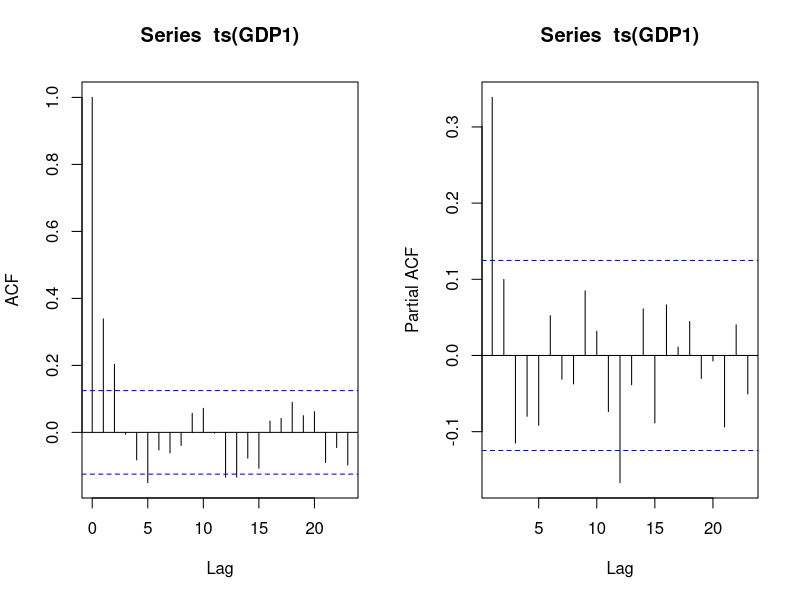
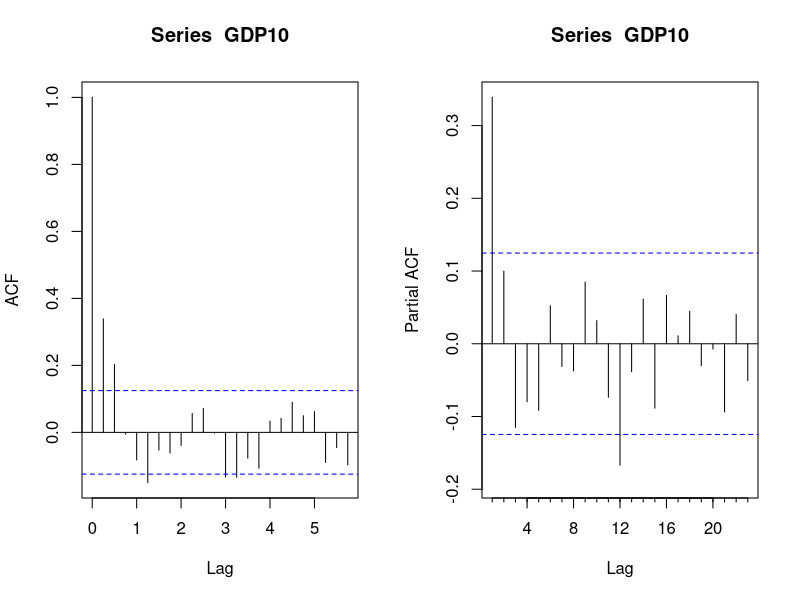
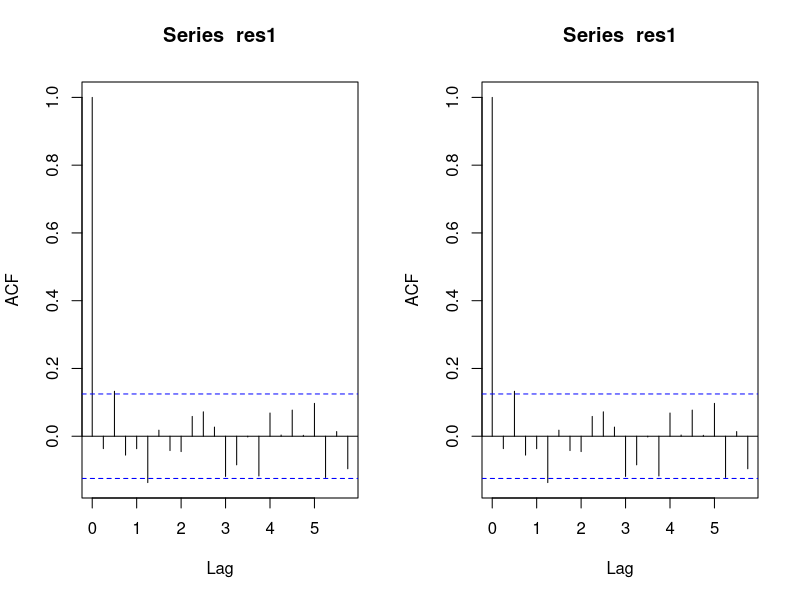
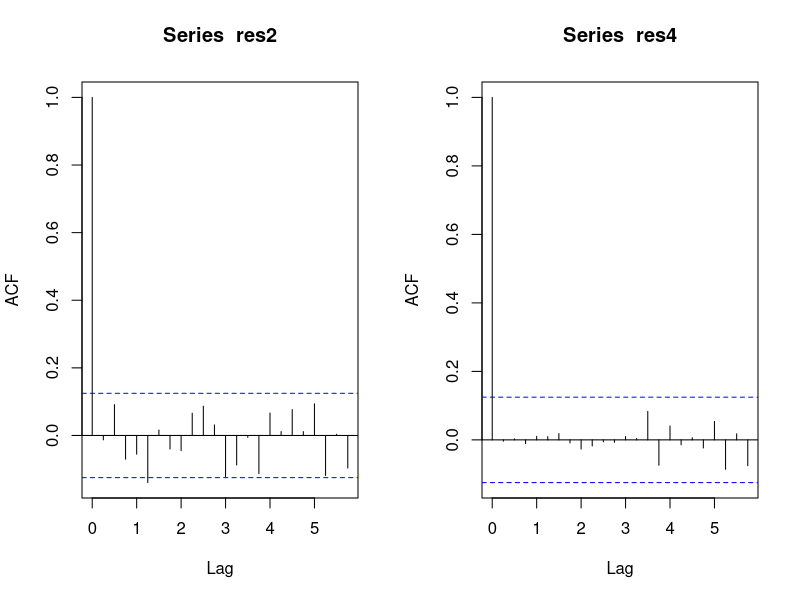
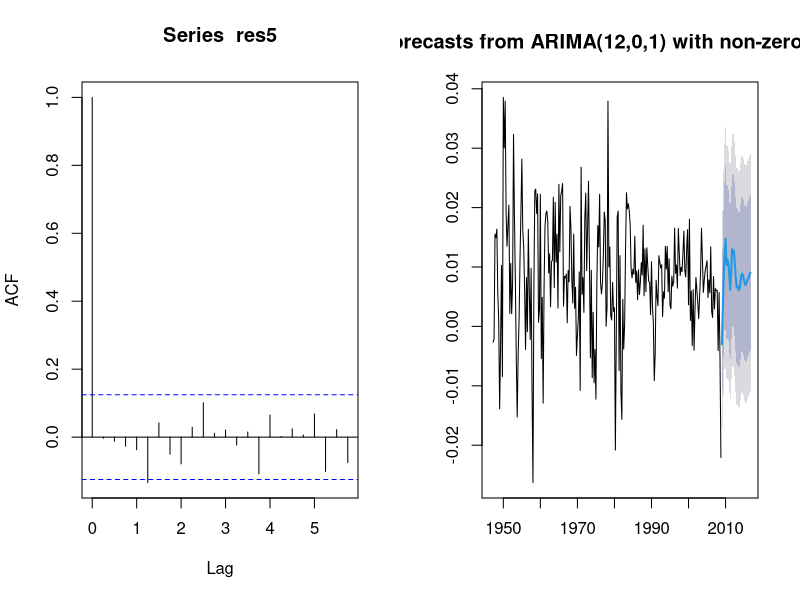
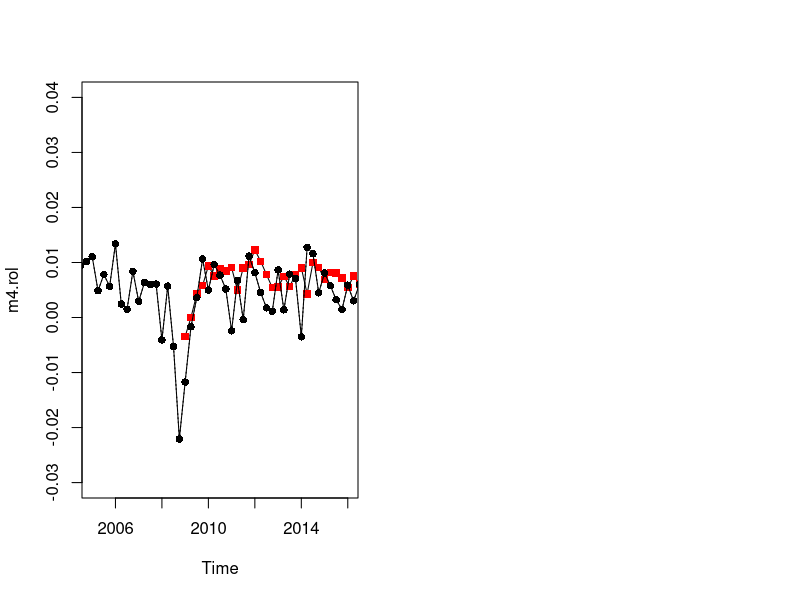

Here is the R script that generated these plots, in order:
## ---- chunk 1
knitr::opts_chunk$set(echo = TRUE)
## ---- chunk 2
library(forecast)
library(tseries)
library(lmtest) #coeffs are stat sig or not
library(zoo)

## ---- chunk 3
setwd("/Users/gaurivaidya/Desktop/Whitman/Sem3/Time series/Rcw/gdpf")
Data <- read.csv("GDPC11.csv")
y <- ts(Data$GDPC1, start = c(1947,1), frequency =4)
length(y)

GDP <- ts(diff(log(y), lag=1), start = c(1947,2), frequency =4)
length(GDP)
## ---- chunk 4
GDP1 <- window(GDP, end=c(2008,4))
length(GDP1)

## ---- chunk 5
GDP2 <- window(GDP, start=c(2009,1))
H <- length(GDP2)
H
## ---- chunk 6
par(mfrow=c(1,2))
acf(ts(GDP1))
pacf(ts(GDP1))
## ---- chunk 7
GDP10 <- ts(GDP1, start = c(1947,2), end = c(2008,4), frequency=4)
acf(GDP10)
Pacf(GDP10)
## ---- chunk 8
m1 <- Arima(GDP1, order=c(1,0,0),include.mean = TRUE)
m1

## ---- chunk 9
res1 <- m1$residuals
acf(res1)
adf.test(res1)
## ---- chunk 10
res1 <- m1$residuals
acf(res1)
adf.test(res1)
Box.test(res1, lag=8, type = "Ljung-Box")
Box.test(res1, lag=16, type = "Ljung-Box")
Box.test(res1, lag=32, type = "Ljung-Box")
coeftest(m1)
## ---- chunk 11
m2 <- Arima(GDP1, order=c(1,0,1),include.mean = TRUE)
m2
## ---- chunk 12
res2 <- m2$residuals
acf(res2)
## ---- chunk 13
adf.test(res2)
## ---- chunk 14
Box.test(res2, lag=8, type = "Ljung-Box")
Box.test(res2, lag=16, type = "Ljung-Box")
Box.test(res2, lag=32, type = "Ljung-Box")
coeftest(m2)
## ---- chunk 15
m4 <- Arima(GDP1, order=c(12,0,1),include.mean = TRUE)
fixed = c(NA,0,0,0,0,0,0,0,0,0,NA,NA,NA)
m4
res4 <- m4$residuals
acf(res4)
adf.test(res4)
Box.test(res4, lag=8, type = "Ljung-Box")
Box.test(res4, lag=16, type = "Ljung-Box")
Box.test(res4, lag=32, type = "Ljung-Box")
coeftest(m4)
## ---- chunk 16
Box.test(res4, lag=32, type = "Ljung-Box")
coeftest(m4)
## ---- chunk 17
m5 <-Arima(GDP1, order = c(12,0,2), fixed = c(NA, 0, 0, 0, 0, 0, 0, 0,  0, 0, 0, NA, NA, NA, NA), include.mean = TRUE)
m5
## ---- chunk 18
res5 <- m5$residuals
acf(res5)
adf.test(res5)
## ---- chunk 19
Box.test(res5, lag=8, type = "Ljung-Box")
## ---- chunk 20
#ARIMA12,0,2
first<-1947.25
last<- 2008.75
GDP11<-window(GDP,end=last)
GDP22<-window(GDP,start=last+0.25)

m4.mf<-forecast(m4,h=H,level=c(80,95))
plot(m4.mf,xlim=c(1947,2016))

m4.rol <- zoo()
for (i in 1:length(GDP2))
{
  yy<- window(GDP,end=last+(i-1)/4)
  m4_updt <-Arima(yy,order=c(12,0,1),fixed=c(NA,0,0,0,0,0,0,0,0,0,0,NA,NA,NA),   include.mean=TRUE)
  
  m4.rol<- c(m4.rol,forecast(m4_updt,h=1)$mean)
}
m4.rol<-ts(m4.rol,start=c(2009,1),frequency=4) 
plot(m4.rol,type="o",pch=15,xlim=c(2005,2016), ylim =c(-0.03,0.04))

lines(m4.rol, type="p",pch=15, col="red")

lines(GDP,type="o",pch=16, lty="dotted")

lines(GDP,type="o",pch=16, lty="solid")


